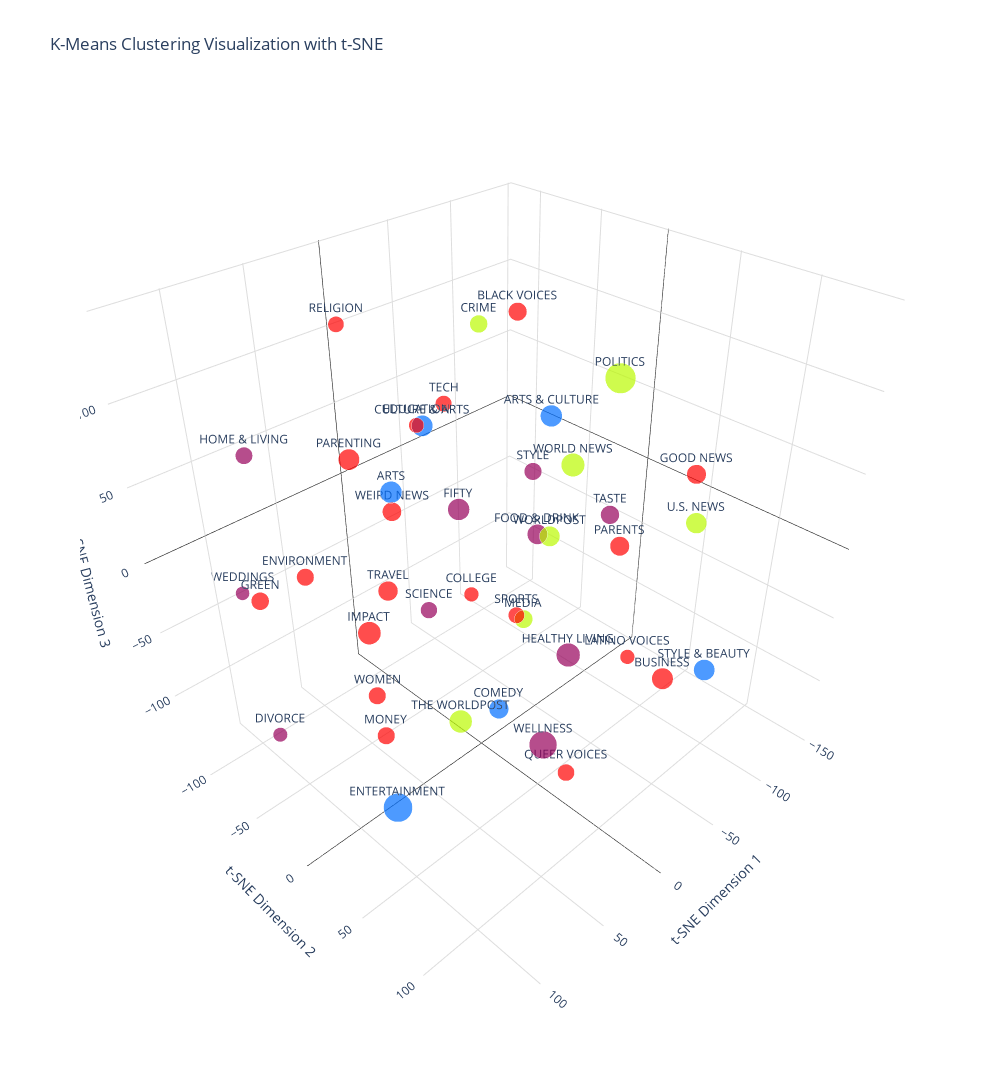

This figure's notebook cell:
### Markdown cell above
## Visualize Category Clusterization

### Code cell
import plotly.graph_objects as go

size_scale_factor = 30
marker_sizes = np.array(category_dominance_scores) * size_scale_factor

fig = go.Figure(
    data=[go.Scatter3d(
        x=reduced_data[:, 0],
        y=reduced_data[:, 1],
        z=reduced_data[:, 2],
        mode='markers',
        marker=dict(
            size=marker_sizes,
            color=kmeans_results.labels_,
            colorscale='Rainbow',
            symbol='circle',
        ),
        text=category_names,
        textposition='top center',
    )],
    layout=go.Layout(
        width=1000,
        height=1200,
        scene=dict(
            xaxis=dict(
                showbackground=False,
                showgrid=True,
                gridcolor='#ddd',
                zerolinecolor='black',
            ),
            yaxis=dict(
                showbackground=False,
                showgrid=True,
                gridcolor='#ddd',
                zerolinecolor='black',
            ),
            zaxis=dict(
                showbackground=False,
                showgrid=True,
                gridcolor='#ddd',
                zerolinecolor='black',
            ),
            xaxis_title='t-SNE Dimension 1',
            yaxis_title='t-SNE Dimension 2',
            zaxis_title='t-SNE Dimension 3',
        ),
        title='K-Means Clustering Visualization with t-SNE'
    ),
)


fig.update_traces(mode='markers+text')

fig.show()

### Figure 1 — Plotly figure (JSON) as saved in the notebook; plotly's stock layout.template omitted (floating-point values rounded to 4 significant figures)
{"data": [{"marker": {"color": [1, 1, 3, 3, 3, 1, 2, 1, 0, 3, 1, 3, 0, 0, 3, 3, 0, 0, 3, 3, 2, 3, 3, 3, 2, 3, 3, 0, 3, 0, 1, 0, 3, 2, 3, 2, 0, 3, 0, 3, 2, 2], "colorscale": [[0.0, "rgb(150,0,90)"], [0.125, "rgb(0,0,200)"], [0.25, "rgb(0,25,255)"], [0.375, "rgb(0,152,255)"], [0.5, "rgb(44,255,150)"], [0.625, "rgb(151,255,0)"], [0.75, "rgb(255,234,0)"], [0.875, "rgb(255,111,0)"], [1.0, "rgb(255,0,0)"]], "size": [15.13, 15.09, 12.76, 14.8, 10.13, 13.5, 12.32, 14.69, 9.949, 10.55, 20.05, 12.04, 15.07, 13.97, 13.45, 12.38, 16.42, 11.93, 15.92, 10.1, 12.63, 12.11, 14.72, 13.42, 21.21, 11.76, 11.17, 11.57, 11.26, 12.1, 14.57, 12.93, 11.32, 15.79, 13.66, 14.43, 9.66, 13.18, 19.17, 12.08, 16.25, 14.07], "symbol": "circle"}, "mode": "markers+text", "text": ["ARTS", "ARTS & CULTURE", "BLACK VOICES", "BUSINESS", "COLLEGE", "COMEDY", "CRIME", "CULTURE & ARTS", "DIVORCE", "EDUCATION", "ENTERTAINMENT", "ENVIRONMENT", "FIFTY", "FOOD & DRINK", "GOOD NEWS", "GREEN", "HEALTHY LIVING", "HOME & LIVING", "IMPACT", "LATINO VOICES", "MEDIA", "MONEY", "PARENTING", "PARENTS", "POLITICS", "QUEER VOICES", "RELIGION", "SCIENCE", "SPORTS", "STYLE", "STYLE & BEAUTY", "TASTE", "TECH", "THE WORLDPOST", "TRAVEL", "U.S. NEWS", "WEDDINGS", "WEIRD NEWS", "WELLNESS", "WOMEN", "WORLD NEWS", "WORLDPOST"], "textposition": "top center", "x": [61.73, -49.53, -21.62, 8.726, -49.8, -23.83, -67.17, 12.26, 131.0, 79.36, 116.1, 84.85, -15.9, -122.9, -102.0, 130.7, -1.333, 83.1, 21.21, -87.08, 61.78, 59.51, 8.986, -84.01, -127.3, 1.818, 15.38, 51.27, -26.71, -85.87, -62.79, -144.1, -79.68, 49.4, 29.11, -40.76, 86.98, -31.67, 52.7, 123.6, 7.315, -8.06], "y": [1.398, 7.265, 7.632, 138.6, -60.3, -8.199, -68.2, -30.37, -22.0, 44.66, 58.3, -49.62, -33.81, -68.75, 71.38, -21.53, 68.54, -97.86, -82.17, 45.61, 94.06, -21.99, -104.0, 34.96, -7.437, 73.82, -95.67, 14.06, 4.145, -39.63, 117.8, -21.41, -115.5, 34.75, -49.0, 114.9, -117.7, -117.0, 100.4, 59.19, 73.31, 46.1], "z": [69.16, 72.35, 141.8, -1.772, -88.06, -140.9, 98.12, 75.43, -66.51, 130.2, -73.08, 1.935, 7.452, -78.35, 39.67, 25.55, -34.64, 58.26, -93.2, -101.7, 40.49, -117.0, 22.73, -18.67, 63.35, -120.7, 114.7, -4.348, -57.0, 1.487, -53.11, -49.76, 23.88, -73.43, -37.01, 55.82, -44.63, -39.58, -42.98, 9.898, 92.23, 30.45], "type": "scatter3d"}], "layout": {"height": 1200, "scene": {"xaxis": {"gridcolor": "#ddd", "showbackground": false, "showgrid": true, "title": {"text": "t-SNE Dimension 1"}, "zerolinecolor": "black"}, "yaxis": {"gridcolor": "#ddd", "showbackground": false, "showgrid": true, "title": {"text": "t-SNE Dimension 2"}, "zerolinecolor": "black"}, "zaxis": {"gridcolor": "#ddd", "showbackground": false, "showgrid": true, "title": {"text": "t-SNE Dimension 3"}, "zerolinecolor": "black"}}, "title": {"text": "K-Means Clustering Visualization with t-SNE"}, "width": 1000}}
